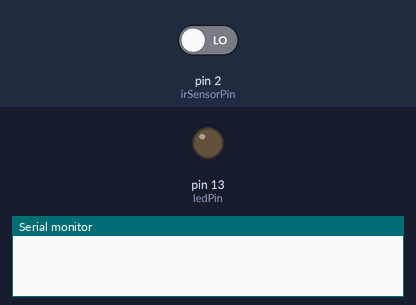
Recording of a sketch running on a simulated Arduino Uno, built with avr-gcc and run on an emulated ATmega328P. On the bench: output pins drawn as LEDs (lit = HIGH), the last lines printed to the serial monitor. The inputs (shaded band) are chosen by the test bench; at power-on: pin 2 (irSensorPin) LOW.

Above: at 1.2 s.
1.3 s: pin 2 (irSensorPin) driven HIGH
At 2.4 s:
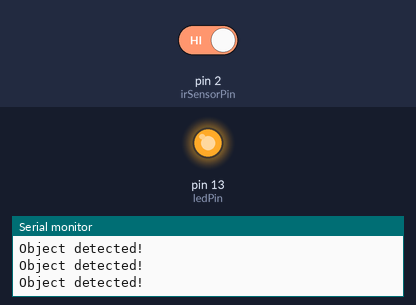
2.8 s: pin 2 (irSensorPin) driven LOW
At 3.6 s:
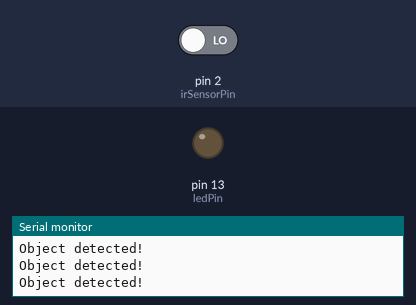
Timing chart, 0 to 5.8 s (numbered marks = the images above; inputs shaded):
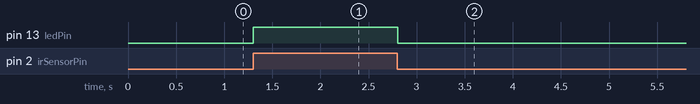

The sketch:

IR_sensor.ino
```cpp
const int irSensorPin = 2;
const int ledPin = 13;

void setup() {
  pinMode(irSensorPin, INPUT);
  pinMode(ledPin, OUTPUT);
  Serial.begin(9600);
}

void loop() {
  int irSensorValue = digitalRead(irSensorPin);

  if (irSensorValue == HIGH) {
    digitalWrite(ledPin, HIGH);
    Serial.println("Object detected!");
  } else {
    digitalWrite(ledPin, LOW);
  }

  delay(100);
}
```

Measured:
- after the input at 1.3 s, pin 13 (ledPin): LOW → HIGH at once
- after the input at 2.8 s, pin 13 (ledPin): HIGH → LOW at once
